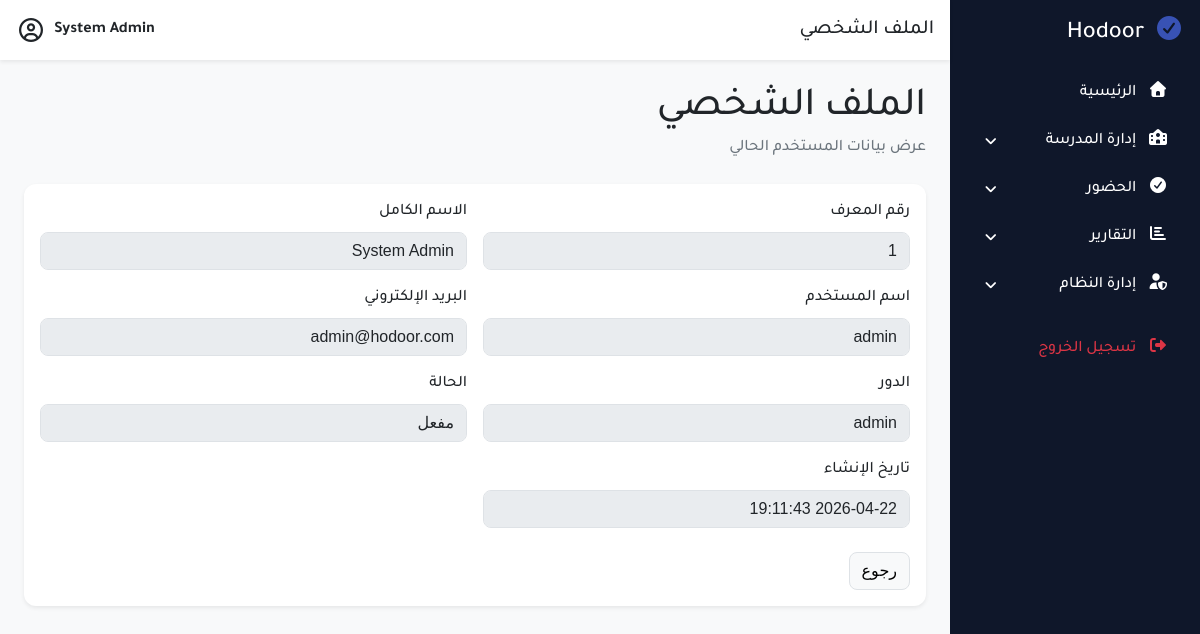
/modules/users/profile/profile.php (signed in), run on the app's committed database.
### tables this page shows
CREATE TABLE users
(
    id         INT AUTO_INCREMENT PRIMARY KEY,
    full_name  VARCHAR(100) NOT NULL,
    username   VARCHAR(50)  NOT NULL UNIQUE,
    email      VARCHAR(100) NULL,
    password   VARCHAR(255) NOT NULL,
    role       ENUM('admin', 'teacher', 'supervisor') DEFAULT 'teacher',
    status     TINYINT(1) DEFAULT 1,
    created_at TIMESTAMP DEFAULT CURRENT_TIMESTAMP
);

### classes/clsUser.php (called while the page is built, shortened)
<?php
class clsUser
{
    private $conn;
    public function __construct($db)
    {
        $this->conn = $db;
    }
    private function fill($data)
    {
        $this->id = $data['id'] ?? null;
        $this->full_name = $data['full_name'] ?? null;
        $this->username = $data['username'] ?? null;
        $this->email = $data['email'] ?? null;
        $this->role = $data['role'] ?? null;
        $this->status = $data['status'] ?? null;
        $this->created_at = $data['created_at'] ?? null;
    }
    public function loadById($id)
    {
        $query = "SELECT * FROM users WHERE id = :id LIMIT 1";
        $stmt = $this->conn->prepare($query);
        $stmt->execute([
            ':id' => (int)$id
        ]);
        $user = $stmt->fetch(PDO::FETCH_ASSOC);
        return true;
    }
}

### classes/clsHelper.php (called while the page is built, shortened)
<?php
class clsHelper
{
    public static function e($value)
    {
        return htmlspecialchars((string)$value, ENT_QUOTES, 'UTF-8');
    }
    public static function sessionGet($group, $key, $default = null)
    {
        return $_SESSION[$group][$key] ?? $default;
    }
    public static function auth($key = null)
    {
        return self::sessionGet('auth', $key);
    }
    public static function role()
    {
        return self::auth('role');
    }
    public static function hasRole($roles)
    {
        return in_array(self::role(), $roles);
    }
}

### classes/clsPath.php (called while the page is built, shortened)
<?php
class clsPath
{
    private static $domain = "http://localhost/Hodoor/";
    public static function root()
    {
        return self::$domain;
    }
    public static function modules()
    {
        return self::root() . "modules/";
    }
    public static function dashboard()
    {
        return self::modules() . "dashboard/";
    }
    public static function dashboardIndex()
    {
        return self::dashboard() . "index.php";
    }
}

### modules/users/profile/profile.php (the view, shortened to what this page needs)
<?php
require_once '../../../includes/app.php';
$user = new clsUser($conn);
if (!$user->loadById(clsHelper::auth('user_id'))) {
    clsHelper::setMessage('error', 'تعذر تحميل بيانات المستخدم');
    clsHelper::redirect(clsPath::dashboardIndex());
}
?>
<?php require_once '../../../includes/header.php'; ?>
<?php require_once '../../../includes/sidebar.php'; ?>
    <div class="main-content w-100">
        <?php require_once '../../../includes/navbar.php'; ?>
        <div class="content p-4">
            <div class="d-flex justify-content-between align-items-center mb-4">
                <div>
                    <h1 class="mb-1">الملف الشخصي</h1>
                    <p class="text-muted mb-0">عرض بيانات المستخدم الحالي</p>
                </div>
            </div>
            <div class="card shadow-sm border-0">
                <div class="card-body">
                    <div class="row g-3">
                        <div class="col-md-6">
                            <label class="form-label">رقم المعرف</label>
                            <input
                                    type="text"
                                    name="id"
                                    class="form-control"
                                    value="<?= (int)$user->id; ?>"
                                    disabled>
                        </div>
                        <div class="col-md-6">
                            <label class="form-label">الاسم الكامل</label>
                            <input
                                    type="text"
                                    name="full_name"
                                    class="form-control"
                                    value="<?= clsHelper::e($user->full_name); ?>"
                                    disabled>
                        </div>
                        <div class="col-md-6">
                            <label class="form-label">اسم المستخدم</label>
                            <input
                                    type="text"
                                    name="username"
                                    class="form-control"
                                    value="<?= clsHelper::e($user->username); ?>"
                                    disabled>
                        </div>
                        <div class="col-md-6">
                            <label class="form-label">البريد الإلكتروني</label>
                            <input
                                    type="email"
                                    name="email"
                                    class="form-control text-start"
                                    value="<?= clsHelper::e($user->email); ?>"
                                    disabled
                            >
                        </div>
                        <div class="col-md-6">
                            <label class="form-label">الدور</label>
                            <input
                                    type="text"
                                    class="form-control"
                                    value="<?= clsHelper::e($user->role); ?>"
                                    disabled>
                        </div>
                        <div class="col-md-6">
                            <label class="form-label">الحالة</label>
                            <input
                                    type="text"
                                    class="form-control"
                                    value="<?= (int)$user->status === 1 ? 'مفعل' : 'غير مفعل'; ?>"
                                    disabled>
                        </div>
                        <div class="col-md-6">
                            <label class="form-label">تاريخ الإنشاء</label>
                            <input
                                    type="text"
                                    class="form-control"
                                    value="<?= clsHelper::e($user->created_at); ?>"
                                    disabled>
                        </div>
                    </div>
                    <?php if (clsHelper::hasRole(['admin', 'supervisor'])): ?>
                        <div class="mt-4 d-flex gap-2">
                            <a href="<?= clsPath::dashboardIndex(); ?>" class="btn btn-light border">
                                رجوع
                            </a>
                        </div>
                    <?php endif; ?>
                </div>
            </div>
        </div>
    </div>
<?php require_once '../../../includes/footer.php'; ?>

### assets/css/dashboard.css (style rules this page uses)
.main-content { background: #f8f9fa; min-width: 0; }
.content { min-height: calc(100vh - 60px); }

### assets/css/mainColors.css (style rules this page uses)
:root { --main-color: #3852b4; --main-color-hover: #2f4599; --main-color-dark: #263a82; --main-color-light: #eef2ff; --secondary-color: #5e7ac4; --body-bg: #f8f9fa; --box-bg: #ffffff; --text-color: #212529; --text-muted: #6c757d; --white-color: #ffffff; --border-color: #dee2e6; --border-light: #edf0f5; --success-color: #198754; --danger-color: #dc3545; --warning-color: #ffc107; --info-color: #0dcaf0; --main-radius: 12px; --small-radius: 8px; --main-shadow: 0 6px 18px rgba(0, 0, 0, 0.08); --soft-shadow: 0 3px 10px rgba(0, 0, 0, 0.05); --focus-shadow: 0 0 0 0.25rem rgba(56, 82, 180, 0.25); }
body { background-color: var(--body-bg); color: var(--text-color); }
.text-muted { color: var(--text-muted) !important; }
.btn { border-radius: var(--small-radius); }
.card { background-color: var(--box-bg); border-color: var(--border-color); border-radius: var(--main-radius); box-shadow: var(--soft-shadow); }
.form-label { color: var(--text-color); }
.form-control, .form-select { color: var(--text-color); background-color: var(--box-bg); border-color: var(--border-color); border-radius: var(--small-radius); }
.form-control::placeholder { color: var(--text-muted); }

### data on the page
users: id "1", full_name "System Admin", username "admin", email "admin@hodoor.com", role "admin", status "مفعل", created_at "2026-04-22 19:11:43"

### other printed values
clsHelper::e($title ?? '') "الملف الشخصي"
